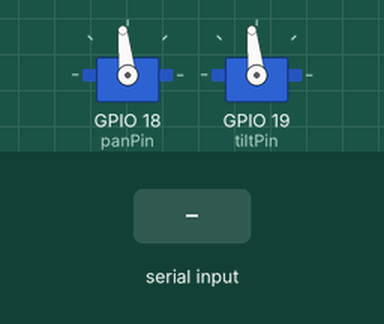
The sketch below on a simulated ESP32. Parts: 2 × servo. Inputs (shaded band) come from the test bench. What the sketch prints to the serial monitor is not drawn.

Above: at 1.2 s.
1.3 s: "90,45\n" received over Serial
At 2.4 s:
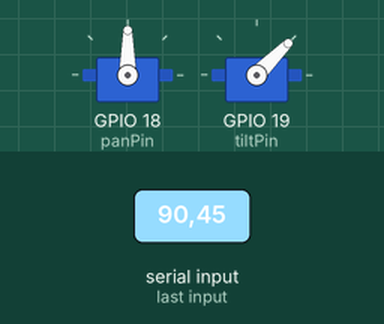
2.8 s: "30,150\n" received over Serial
At 3.5 s:
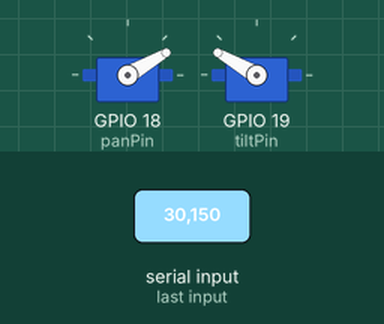
4.3 s: "1,90\n" received over Serial
At 4.6 s:
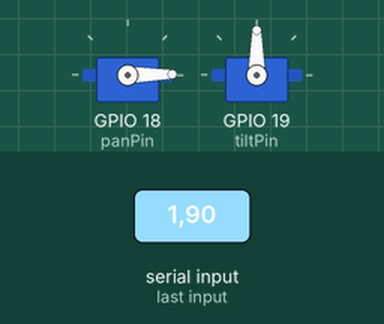
Timing chart, 0 to 7.3 s (numbered marks = the images above; inputs shaded):
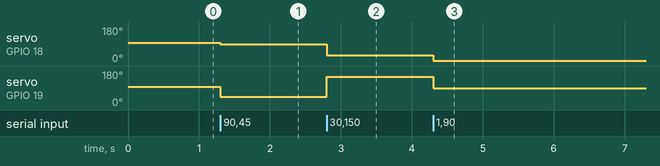

Measured:
- after the input at 1.3 s, servo on GPIO 18 (panPin): 96° → 90° at once; servo on GPIO 19 (tiltPin): 96° → 45° at once
- after the input at 2.8 s, servo on GPIO 18 (panPin): 90° → 30° at once; servo on GPIO 19 (tiltPin): 45° → 150° at once
- after the input at 4.3 s, servo on GPIO 18 (panPin): 30° → 1° at once; servo on GPIO 19 (tiltPin): 150° → 90° at once

The sketch:

pan-tilt_pi.ino
```cpp
#include <ESP32Servo.h>

// Servo nesnelerini tanımlıyoruz
Servo panServo;
Servo tiltServo;

// Motor pin tanımlamaları (Belirttiğin gibi alt 18, üst 19)
const int panPin = 18;  // Alt motor (Yatay)
const int tiltPin = 19; // Üst motor (Dikey)

void setup() {
  // Raspberry Pi ile iletişim kurmak için seri portu başlatıyoruz
  Serial.begin(115200);

  // Servoları ilgili pinlere bağlıyoruz
  panServo.attach(panPin);
  tiltServo.attach(tiltPin);

  // Başlangıçta motorları durduruyoruz (Nötr noktası: 96)
  panServo.write(96);
  tiltServo.write(96);

  Serial.println("ESP32 Hazir. Komut bekleniyor...");
}

void loop() {
  // Seri porttan veri gelip gelmediğini kontrol ediyoruz
  if (Serial.available() > 0) {
    // Gelen veriyi satır sonuna (\n) kadar oku
    String veri = Serial.readStringUntil('\n');
    veri.trim(); // Varsa boşlukları temizle

    // Veri paketini virgül karakterine göre ayırıyoruz (Örn: "105,87")
    int virgulIndeks = veri.indexOf(',');

    if (virgulIndeks != -1) {
      // Virgülün solundaki ve sağındaki değerleri ayıkla
      String panStr = veri.substring(0, virgulIndeks);
      String tiltStr = veri.substring(virgulIndeks + 1);

      // Metinleri tam sayıya (int) çevir
      int panKomut = panStr.toInt();
      int tiltKomut = tiltStr.toInt();

      // Geçerli değer aralığı kontrolü (Güvenlik için 0-180 arası)
      if (panKomut >= 0 && panKomut <= 180 && tiltKomut >= 0 && tiltKomut <= 180) {
        // Değerleri servolara uygula (360 derece servo için yön ve hız belirtir)
        panServo.write(panKomut);
        tiltServo.write(tiltKomut);
      }
    }
  }
}
```
